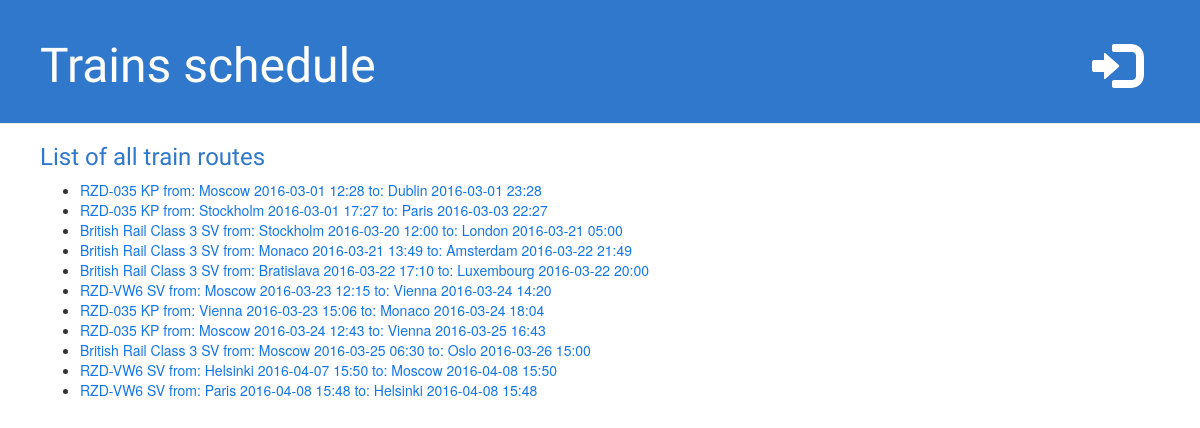
Before: /schedule/trains/ with the older database file.
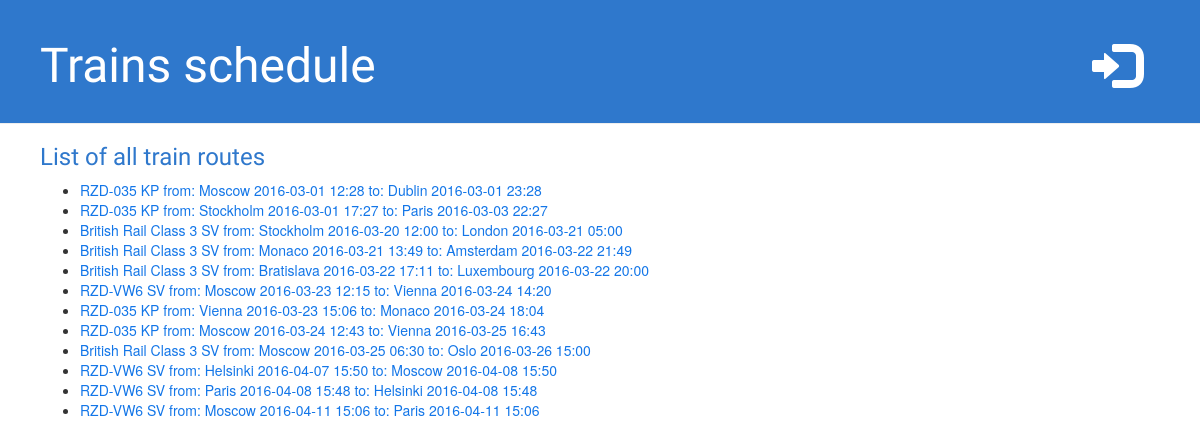
After: the same page with the newer database file.
### trains_schedule/models.py (models this page shows, shortened)
class Schedule(models.Model):
    departure_city = models.ForeignKey(City, related_name='s_departure_city_name')
    destination_city = models.ForeignKey(City, related_name='s_destination_city_name')
    departure_date = models.DateTimeField('date of departure')
    destination_date = models.DateTimeField('date of arriving')
    train = models.ForeignKey(Train)
    def display_name(self):
        return u'{} from: {} {} to: {} {}'.format(self.train, self.departure_city,
                                                  self.departure_date.strftime("%Y-%m-%d %H:%M"),
                                                  self.destination_city,
                                                  self.destination_date.strftime("%Y-%m-%d %H:%M"))

class Train(models.Model):
    train_model = models.CharField(max_length=20)
    train_type = models.CharField(max_length=10)
    train_type_description = models.CharField(max_length=100)
    train_capacity = models.IntegerField(default=0)
    def __unicode__(self):
        return u'{} {}'.format(self.train_model, self.train_type)

class City(models.Model):
    city_name = models.CharField(max_length=60)
    def trip_count(self):
        """
        Используется на форме администратора для отображения количества маршрутов в/из города
        """
        return self.s_departure_city_name.count() + self.s_destination_city_name.count()
    trip_count.short_description = 'Number of routes in/out of the city'
    def __unicode__(self):
        return u'{}'.format(self.city_name)

### trains_schedule/views.py (the view, shortened to what this page needs)
# urls.py: url(r'^trains/(?P<train_id>[0-9]+)?$', views.AllRoutes.as_view(), name='trains')
class AllRoutes(View):
    model = Schedule
    form_class = RouteCreation
    template_name = 'trains_schedule/trains.html'
    context_object_name = 'schedule_list'
    def get(self, request, train_id=None):
        if train_id:
            train = get_object_or_404(self.model, pk=train_id)
            context = {'train': train}
        else:
            context = {'schedule_list': self.model.objects.all().order_by('departure_date')}
        return render(request, self.template_name, context)

### trains_schedule/templates/trains_schedule/trains.html (shortened to what this page needs)
{% extends 'trains_schedule/base.html' %}
{% block content %}
{% if schedule_list %}
<h3>{{ "List of all train routes" }}</h3>
    <ul>
    {% for train_route in schedule_list %}
        <li><a href="{% url 'trains' train_route.id %}">{{ train_route.display_name }}</a></li>
    {% endfor %}
    </ul>
{% else %}
    <p></p>
{% endif %}
{% endblock content %}

### trains_schedule/templates/trains_schedule/base.html (shortened to what this page needs)
{% load staticfiles %}
<html>
        <head>
            <link rel="stylesheet" href="//maxcdn.bootstrapcdn.com/bootstrap/3.2.0/css/bootstrap.min.css">
            <link rel="stylesheet" href="//maxcdn.bootstrapcdn.com/bootstrap/3.2.0/css/bootstrap-theme.min.css">
            <link rel="stylesheet" href="{% static 'trains_schedule/base.css' %}">
        </head>
<body>
<div class="page-header">
    {% if user.is_authenticated %}
    <a href="{% url 'new_train' %}" class="top-menu"><span class="glyphicon glyphicon-plus"></span></a>
    <a href="{% url 'django.contrib.auth.views.logout' %}" class="top-menu"><span class="glyphicon glyphicon-log-out"></span></a>
    {% else %}
    <a href="{% url 'django.contrib.auth.views.login' %}" class="top-menu"><span class="glyphicon glyphicon-log-in"></span></a>
    {% endif %}
    <h1><a href="/schedule"> Trains schedule </a></h1>
</div>
<div class="content">
    {% block content %}
    {% endblock %}
</div>
</body>
</html>

### trains_schedule/static/trains_schedule/base.css (style rules this page uses)
h1 { color: #2F78CC; font-family: 'Oswald'; }
a { color: #1376E8; }
h3 { color: #2F78CC; font-family: 'Oswald'; }
.content { margin-left: 40px; }
.page-header { background-color: #2F78CC; margin-top: 0; padding: 20px 20px 20px 40px; }
.page-header h1 a, .page-header h1 a:visited, .page-header h1 a:active { color: #ffffff; font-size: 36pt; text-decoration: none; }
.top-menu, .top-menu:hover, .top-menu:visited { color: #ffffff; float: right; font-size: 36pt; margin-right: 40px; margin-top: 20px; }

Changed rows visible on the page:
changed Schedule: display_name "British Rail Class 3 SV from: Bratislava 2016-03-22 17:10 to: Luxembourg 2016-03-22 20:00" → "British Rail Class 3 SV from: Bratislava 2016-03-22 17:11 to: Luxembourg 2016-03-22 20:00"
added Schedule: display_name "RZD-VW6 SV from: Moscow 2016-04-11 15:06 to: Paris 2016-04-11 15:06"
